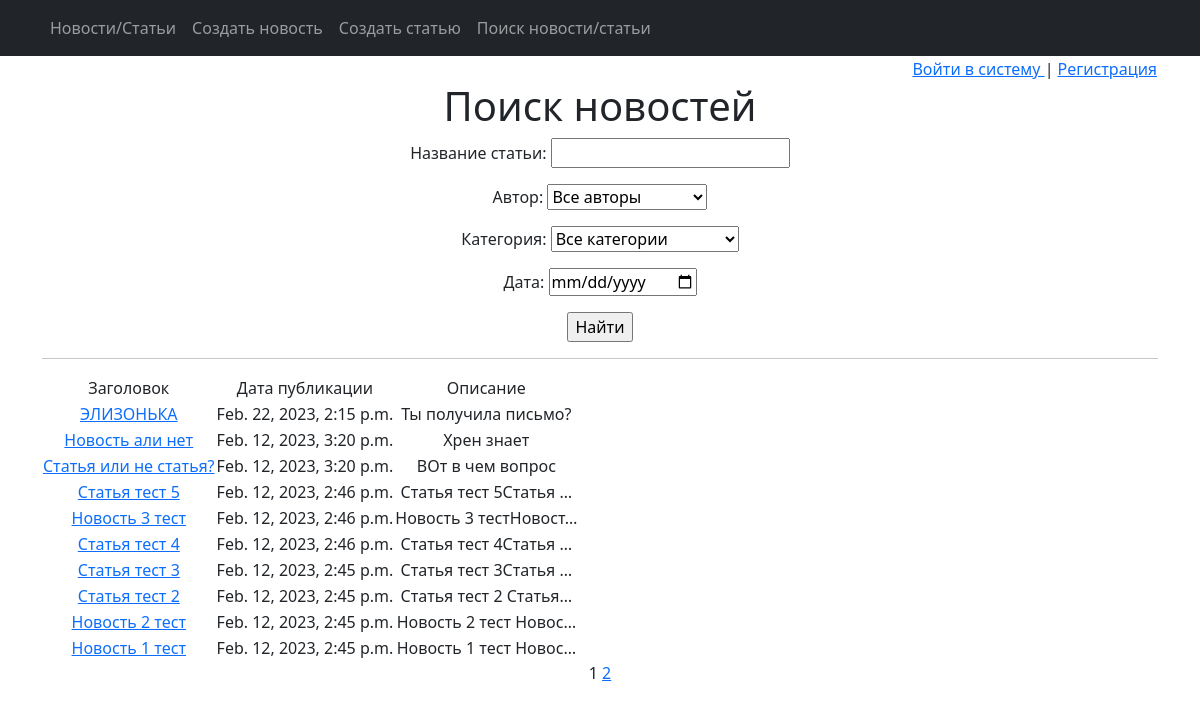
Page /news/search/ on the earlier database version.
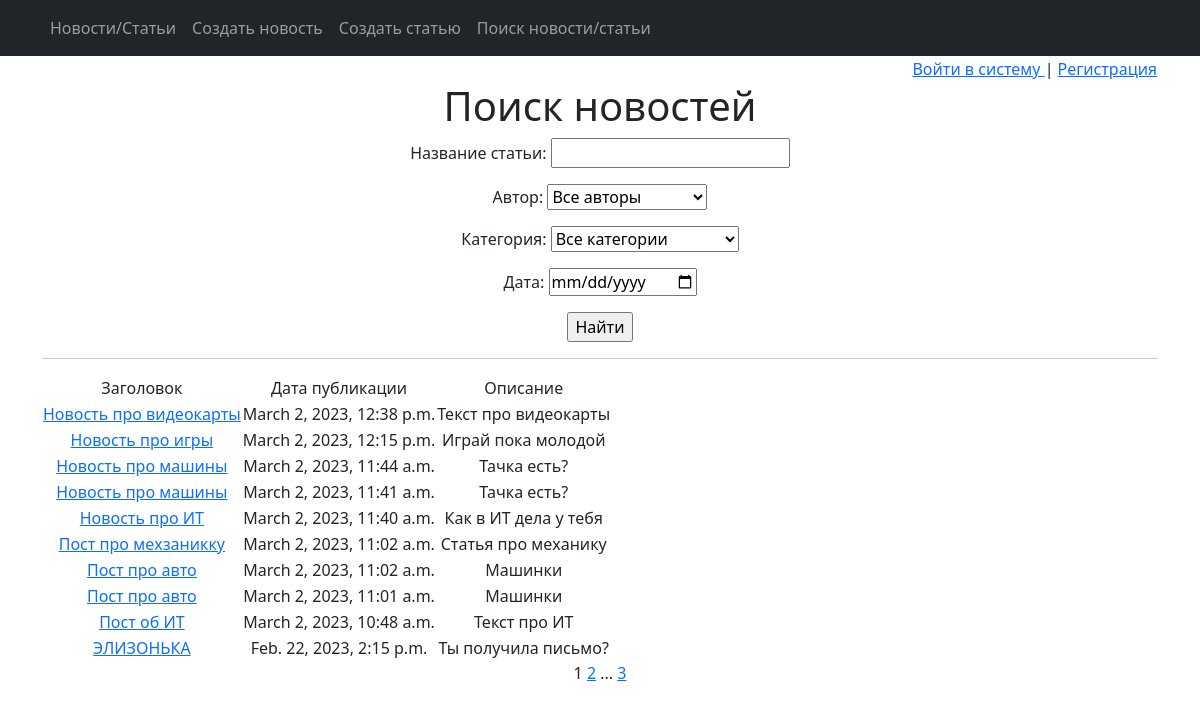
Same page on the later database version.
### np_app/models.py (models this page shows, shortened)
class Post(models.Model):
    article = 'Arti'
    news = 'News'
    POSTS = [
        (article, 'Статья'),
        (news, 'Новости')
    ]
    author = models.ForeignKey(Author, on_delete=models.CASCADE)
    choice = models.CharField(max_length=4, choices=POSTS, default=article)
    time_create_post = models.DateTimeField(auto_now_add=True)
    category = models.ManyToManyField(Category, through='PostCategory')
    header_post = models.CharField(max_length=255)
    text_post = models.TextField()
    rate_post = models.IntegerField(default=0)

### np_app/views.py (the view)
# urls.py: path('search/', PostSearch.as_view(), name='post_search'),
class PostSearch(ListView):
    model = Post
    ordering = '-time_create_post'
    template_name = 'post_search.html'
    context_object_name = 'news'
    paginate_by = 10
    def get_queryset(self):
        queryset = super().get_queryset()
        self.filterset = PostFilter(self.request.GET, queryset)
        return self.filterset.qs
    def get_context_data(self, **kwargs):
        context = super().get_context_data(**kwargs)
        context['time_now'] = datetime.utcnow()
        context['filterset'] = self.filterset
        return context

### np_app/models.py (called while the page is built)
    def __str__(self):
        return f'{self.user}, рейтинг: {self.rate}'

    def __str__(self):
        return f'{self.genre}'

### np_app/templatetags/custom_filters.py (called while the page is built)
@register.filter()
def censor(string_to_check):
    checked_string = ''
    for word in string_to_check.split():
        for check_word in CENSOR:
            if check_word in word.lower():
                last_chars = ''
                for char in reversed(word):
                    if char not in string.punctuation:
                        break
                    last_chars += char
                last_chars = last_chars[::-1]
                new_word = word[0] + (len(word.translate(str.maketrans('', '', string.punctuation))) - 1) * '*'
                checked_string += new_word + f'{last_chars} '
                break
        else:
            checked_string += word + ' '
    return checked_string

### np_app/templatetags/custom_tags.py (called while the page is built)
@register.simple_tag(takes_context=True)
def url_replace(context, **kwargs):
   d = context['request'].GET.copy()
   for k, v in kwargs.items():
       d[k] = v
   return d.urlencode()

### templates/post_search.html (shortened to what this page needs)
{% extends 'flatpages/default.html' %}
{% load custom_filters %}
{% load custom_tags %}
{% block content %}
{% include 'auth.html' %}
   <h1>Поиск новостей</h1>
   <form action="" method="get">
       {{ filterset.form.as_p }}
       <input type="submit" value="Найти" />
   </form>
   <hr>
   {% if news %}
       <table>
           <tr>
               <td>Заголовок</td>
               <td>Дата публикации</td>
               <td>Описание</td>
           </tr>
           {% for news in news %}
           <tr>
               <td> <a href="/news/{{ news.id }}">{{ news.header_post }} </a></td>
               <td>{{ news.time_create_post }}</td>
               <td>{{ news.text_post|truncatechars:21|censor }}</td>
           </tr>
           {% endfor %}
       </table>
   {% else %}
       <h2>Новостей нет</h2>
   {% endif %}
   {{ page_obj.number }}
   {% if page_obj.has_next %}
       <a href="?{% url_replace page=page_obj.next_page_number %}">{{ page_obj.next_page_number }}</a>
       {% if paginator.num_pages != page_obj.next_page_number %}
           ...
           <a href="?{% url_replace page=page_obj.paginator.num_pages %}">{{ page_obj.paginator.num_pages }}</a>
       {% endif %}
   {% endif %}
{% endblock content %}

Differences in the rows shown:
no longer on this page (row unchanged): Post: header_post "Новость али нет", time_create_post "Feb. 12, 2023, 3:20 p.m.", text_post|censor "Хрен знает"
no longer on this page (row unchanged): Post: header_post "Статья или не статья?", time_create_post "Feb. 12, 2023, 3:20 p.m.", text_post|censor "ВОт в чем вопрос"
no longer on this page (row unchanged): Post: header_post "Статья тест 5", time_create_post "Feb. 12, 2023, 2:46 p.m.", text_post|censor "Статья тест 5Статья …"
no longer on this page (row unchanged): Post: header_post "Новость 3 тест", time_create_post "Feb. 12, 2023, 2:46 p.m.", text_post|censor "Новость 3 тестНовост…"
no longer on this page (row unchanged): Post: header_post "Статья тест 4", time_create_post "Feb. 12, 2023, 2:46 p.m.", text_post|censor "Статья тест 4Статья …"
no longer on this page (row unchanged): Post: header_post "Статья тест 3", time_create_post "Feb. 12, 2023, 2:45 p.m.", text_post|censor "Статья тест 3Статья …"
no longer on this page (row unchanged): Post: header_post "Статья тест 2", time_create_post "Feb. 12, 2023, 2:45 p.m.", text_post|censor "Статья тест 2 Статья…"
no longer on this page (row unchanged): Post: header_post "Новость 2 тест", time_create_post "Feb. 12, 2023, 2:45 p.m.", text_post|censor "Новость 2 тест Новос…"
no longer on this page (row unchanged): Post: header_post "Новость 1 тест", time_create_post "Feb. 12, 2023, 2:45 p.m.", text_post|censor "Новость 1 тест Новос…"
added Post: header_post "Новость про видеокарты", time_create_post "March 2, 2023, 12:38 p.m.", text_post|censor "Текст про видеокарты"
added Post: header_post "Новость про игры", time_create_post "March 2, 2023, 12:15 p.m.", text_post|censor "Играй пока молодой"
added Post: header_post "Новость про машины", time_create_post "March 2, 2023, 11:44 a.m.", text_post|censor "Тачка есть?"
added Post: header_post "Новость про машины", time_create_post "March 2, 2023, 11:41 a.m.", text_post|censor "Тачка есть?"
added Post: header_post "Новость про ИТ", time_create_post "March 2, 2023, 11:40 a.m.", text_post|censor "Как в ИТ дела у тебя"
added Post: header_post "Пост про мехзаникку", time_create_post "March 2, 2023, 11:02 a.m.", text_post|censor "Статья про механику"
added Post: header_post "Пост про авто", time_create_post "March 2, 2023, 11:02 a.m.", text_post|censor "Машинки"
added Post: header_post "Пост про авто", time_create_post "March 2, 2023, 11:01 a.m.", text_post|censor "Машинки"
added Post: header_post "Пост об ИТ", time_create_post "March 2, 2023, 10:48 a.m.", text_post|censor "Текст про ИТ"
Other differences:
{{ page_obj.paginator.num_pages }}: (not shown) → "3"
